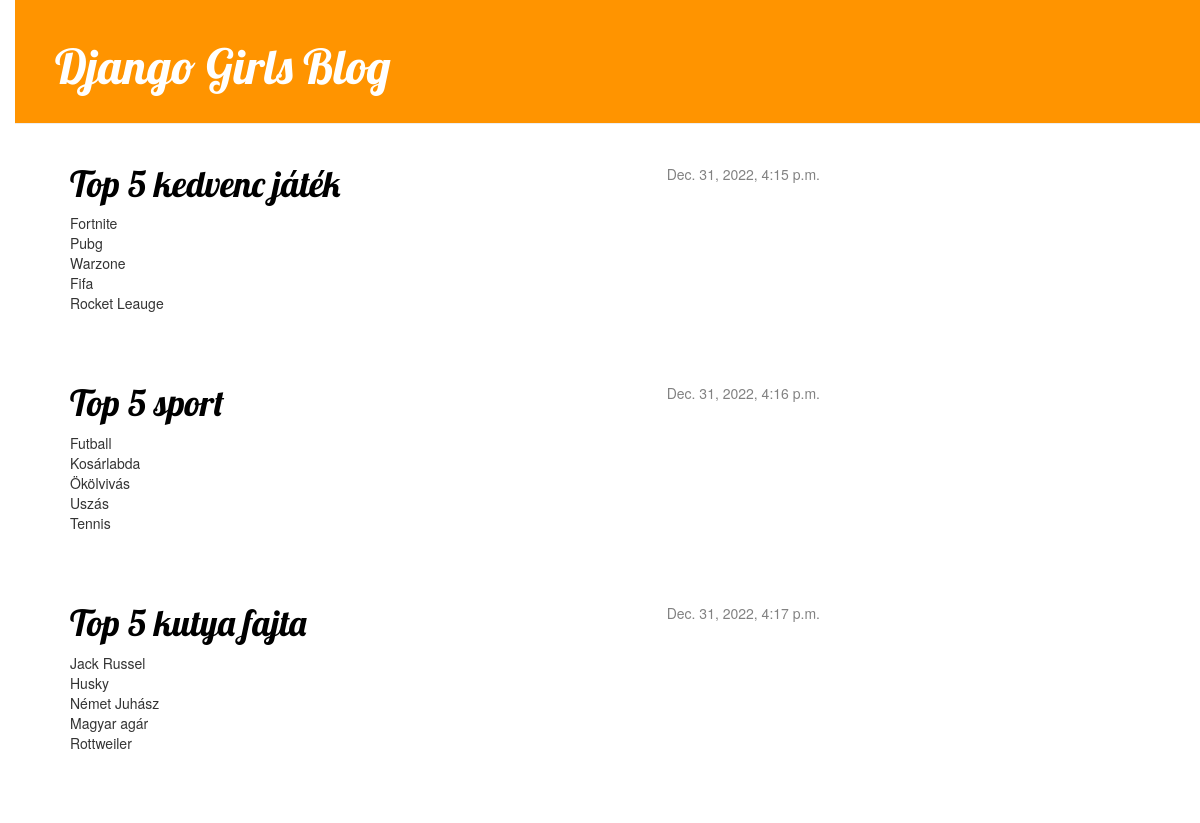
The page / on the database its author committed.
### toplista/models.py (models this page shows, shortened)
class Post(models.Model):
    author = models.ForeignKey(settings.AUTH_USER_MODEL, on_delete=models.CASCADE)
    kategoria = models.CharField(max_length=200)
    tartalom = models.TextField()
    created_date = models.DateTimeField(
            default=timezone.now)
    published_date = models.DateTimeField(
            blank=True, null=True)

### toplista/views.py (the view)
# urls.py: url(r'^$', views.post_list, name='post_list'),
def post_list(request):
    posts = Post.objects.filter(published_date__lte=timezone.now()).order_by('published_date')
    return render(request, 'toplista/post_list.html', {'posts': posts})

### toplista/templates/toplista/post_list.html (shortened to what this page needs)
{% load static %}
<html>
    <head>
        <link rel="stylesheet" href="//maxcdn.bootstrapcdn.com/bootstrap/3.2.0/css/bootstrap.min.css">
        <link rel="stylesheet" href="//maxcdn.bootstrapcdn.com/bootstrap/3.2.0/css/bootstrap-theme.min.css">
        <link rel="stylesheet" href="{% static 'css/toplista.css' %}">
    </head>
    <body>
        <div class="page-header">
            <h1><a href="/">Django Girls Blog</a></h1>
        </div>
        <div class="content container">
    <div class="row">
        <div class="col-md-8">
            {% for post in posts %}
                <div class="post">
                    <div class="date">
                        {{ post.published_date }}
                    </div>
                    <h1><a href="">{{ post.kategoria }}</a></h1>
                    <p>{{ post.tartalom|linebreaksbr }}</p>
                </div>
            {% endfor %}
        </div>
    </div>
</div>
    </body>
</html>

### toplista/static/css/toplista.css (style rules this page uses)
h1 a { color: #FCA205; }
body { padding-left: 15px; }
h1 a { color: #FCA205; font-family: 'Lobster'; }
.page-header { background-color: #ff9400; margin-top: 0; padding: 20px 20px 20px 40px; }
.page-header h1, .page-header h1 a, .page-header h1 a:visited, .page-header h1 a:active { color: #ffffff; font-size: 36pt; text-decoration: none; }
.content { margin-left: 40px; }
h1, h2, h3, h4 { font-family: 'Lobster', cursive; }
.date { float: right; color: #828282; }
.post { margin-bottom: 70px; }
.post h1 a, .post h1 a:visited { color: #000000; }

### rows shown on the page
Post: published_date "Dec. 31, 2022, 4:15 p.m.", kategoria "Top 5 kedvenc játék", tartalom "Fortnite Pubg Warzone Fifa Rocket Leauge"
Post: published_date "Dec. 31, 2022, 4:16 p.m.", kategoria "Top 5 sport", tartalom "Futball Kosárlabda Ökölvivás Uszás Tennis"
Post: published_date "Dec. 31, 2022, 4:17 p.m.", kategoria "Top 5 kutya fajta", tartalom "Jack Russel Husky Német Juhász Magyar agár Rottweiler"
